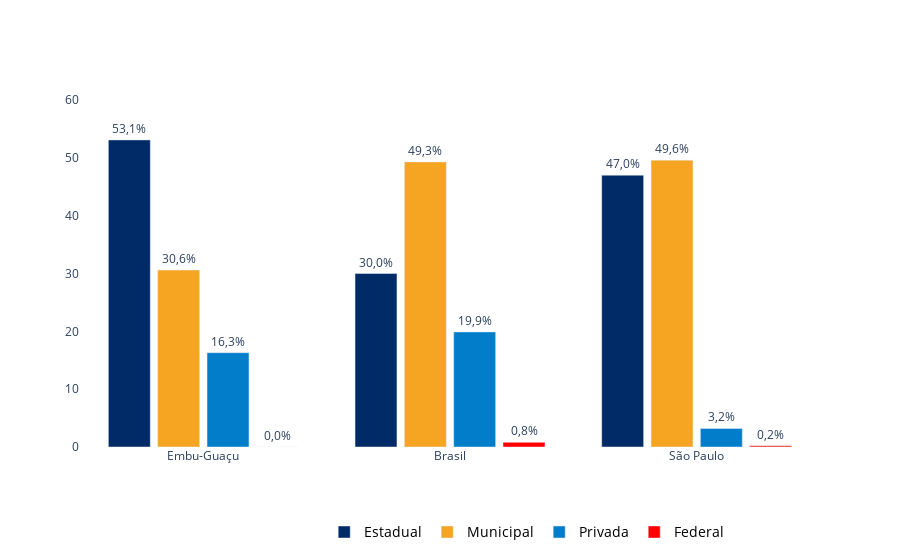

The cell this chart's notebook holds for it:
### Code cell
cities = dfsadm.index
groups = dfsadm.columns

traces = []

GROUP_COLORS = {
    'Privada': 'light_blue',
    'Federal': 'red',
    'Estadual': 'blue',
    'Municipal': 'yellow'

}

for group in groups:
    data = dfsadm[group].apply(replace_percentage).values
    traces.append(
        go.Bar(
            x=cities, 
            y=data, 
            name=group,
            width=0.17,
            text=[f'{dfsadm[group][i]}' for i in range(len(cities))],
            textposition='outside',
            marker=dict(color=COLOR_PALETTE[GROUP_COLORS[group]])
        )
    )
    
layout = go.Layout(
    xaxis=dict(showgrid=False),
    yaxis=dict(showgrid=False, range=[0, 60]),
    plot_bgcolor='white',
    legend=dict(x=0.33, y=-0.2, orientation='h', font=dict(size=14, color='black')),
)

fig = go.Figure(data=traces, layout=layout)

fig.show()

### Figure 1 — Plotly figure (JSON) as saved in the notebook; plotly's stock layout.template omitted (floating-point values rounded to 4 significant figures)
{"data": [{"marker": {"color": "#012b66"}, "name": "Estadual", "text": ["53,1%", "30,0%", "47,0%"], "textposition": "outside", "type": "bar", "width": 0.17, "x": ["Embu-Guaçu", "Brasil", "São Paulo"], "y": [53.1, 30, 47]}, {"marker": {"color": "#f6a522"}, "name": "Municipal", "text": ["30,6%", "49,3%", "49,6%"], "textposition": "outside", "type": "bar", "width": 0.17, "x": ["Embu-Guaçu", "Brasil", "São Paulo"], "y": [30.6, 49.3, 49.6]}, {"marker": {"color": "#017dca"}, "name": "Privada", "text": ["16,3%", "19,9%", "3,2%"], "textposition": "outside", "type": "bar", "width": 0.17, "x": ["Embu-Guaçu", "Brasil", "São Paulo"], "y": [16.3, 19.9, 3.2]}, {"marker": {"color": "#ff0000"}, "name": "Federal", "text": ["0,0%", "0,8%", "0,2%"], "textposition": "outside", "type": "bar", "width": 0.17, "x": ["Embu-Guaçu", "Brasil", "São Paulo"], "y": [0, 0.8, 0.2]}], "layout": {"legend": {"font": {"color": "black", "size": 14}, "orientation": "h", "x": 0.33, "y": -0.2}, "plot_bgcolor": "white", "xaxis": {"showgrid": false}, "yaxis": {"range": [0, 60], "showgrid": false}}}
